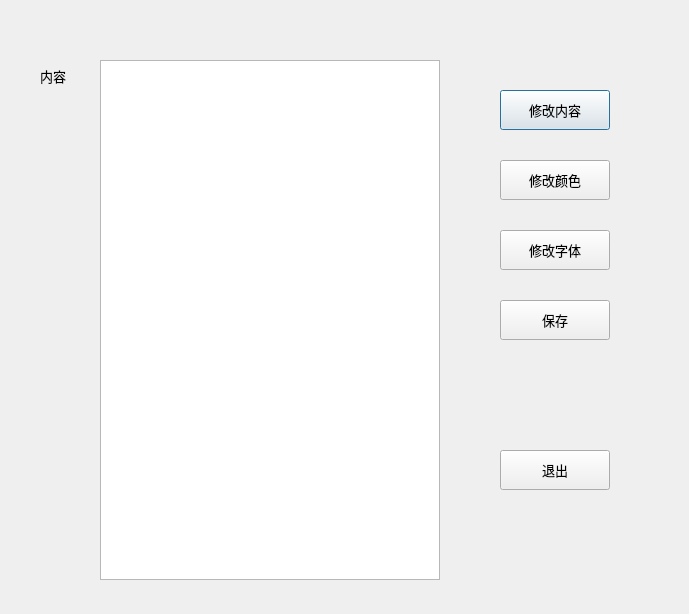
<?xml version="1.0" encoding="UTF-8"?>
<ui version="4.0">
 <class>StandardDialog</class>
 <widget class="QDialog" name="StandardDialog">
  <property name="geometry">
   <rect>
    <x>0</x>
    <y>0</y>
    <width>689</width>
    <height>614</height>
   </rect>
  </property>
  <property name="windowTitle">
   <string>StandardDialog</string>
  </property>
  <widget class="QLabel" name="label">
   <property name="geometry">
    <rect>
     <x>40</x>
     <y>60</y>
     <width>41</width>
     <height>31</height>
    </rect>
   </property>
   <property name="font">
    <font>
     <pointsize>10</pointsize>
    </font>
   </property>
   <property name="text">
    <string>内容</string>
   </property>
  </widget>
  <widget class="QPushButton" name="pushButton_text">
   <property name="geometry">
    <rect>
     <x>500</x>
     <y>90</y>
     <width>110</width>
     <height>40</height>
    </rect>
   </property>
   <property name="sizePolicy">
    <sizepolicy hsizetype="Minimum" vsizetype="Fixed">
     <horstretch>0</horstretch>
     <verstretch>0</verstretch>
    </sizepolicy>
   </property>
   <property name="font">
    <font>
     <pointsize>10</pointsize>
    </font>
   </property>
   <property name="text">
    <string>修改内容</string>
   </property>
   <property name="iconSize">
    <size>
     <width>20</width>
     <height>20</height>
    </size>
   </property>
  </widget>
  <widget class="QPushButton" name="pushButton_colour">
   <property name="geometry">
    <rect>
     <x>500</x>
     <y>160</y>
     <width>110</width>
     <height>40</height>
    </rect>
   </property>
   <property name="sizePolicy">
    <sizepolicy hsizetype="Minimum" vsizetype="Fixed">
     <horstretch>0</horstretch>
     <verstretch>0</verstretch>
    </sizepolicy>
   </property>
   <property name="font">
    <font>
     <pointsize>10</pointsize>
    </font>
   </property>
   <property name="text">
    <string>修改颜色</string>
   </property>
   <property name="iconSize">
    <size>
     <width>20</width>
     <height>20</height>
    </size>
   </property>
  </widget>
  <widget class="QPushButton" name="pushButton_type">
   <property name="geometry">
    <rect>
     <x>500</x>
     <y>230</y>
     <width>110</width>
     <height>40</height>
    </rect>
   </property>
   <property name="sizePolicy">
    <sizepolicy hsizetype="Minimum" vsizetype="Fixed">
     <horstretch>0</horstretch>
     <verstretch>0</verstretch>
    </sizepolicy>
   </property>
   <property name="font">
    <font>
     <pointsize>10</pointsize>
    </font>
   </property>
   <property name="text">
    <string>修改字体</string>
   </property>
   <property name="iconSize">
    <size>
     <width>20</width>
     <height>20</height>
    </size>
   </property>
  </widget>
  <widget class="QPushButton" name="pushButton_save">
   <property name="geometry">
    <rect>
     <x>500</x>
     <y>300</y>
     <width>110</width>
     <height>40</height>
    </rect>
   </property>
   <property name="sizePolicy">
    <sizepolicy hsizetype="Minimum" vsizetype="Fixed">
     <horstretch>0</horstretch>
     <verstretch>0</verstretch>
    </sizepolicy>
   </property>
   <property name="font">
    <font>
     <pointsize>10</pointsize>
    </font>
   </property>
   <property name="text">
    <string>保存</string>
   </property>
   <property name="iconSize">
    <size>
     <width>20</width>
     <height>20</height>
    </size>
   </property>
  </widget>
  <widget class="QPushButton" name="pushButton_exit">
   <property name="geometry">
    <rect>
     <x>500</x>
     <y>450</y>
     <width>110</width>
     <height>40</height>
    </rect>
   </property>
   <property name="sizePolicy">
    <sizepolicy hsizetype="Minimum" vsizetype="Fixed">
     <horstretch>0</horstretch>
     <verstretch>0</verstretch>
    </sizepolicy>
   </property>
   <property name="font">
    <font>
     <pointsize>10</pointsize>
    </font>
   </property>
   <property name="text">
    <string>退出</string>
   </property>
   <property name="iconSize">
    <size>
     <width>20</width>
     <height>20</height>
    </size>
   </property>
  </widget>
  <widget class="QTextEdit" name="textEdit">
   <property name="geometry">
    <rect>
     <x>100</x>
     <y>60</y>
     <width>340</width>
     <height>520</height>
    </rect>
   </property>
  </widget>
 </widget>
 <layoutdefault spacing="6" margin="11"/>
 <resources/>
 <connections/>
</ui>
